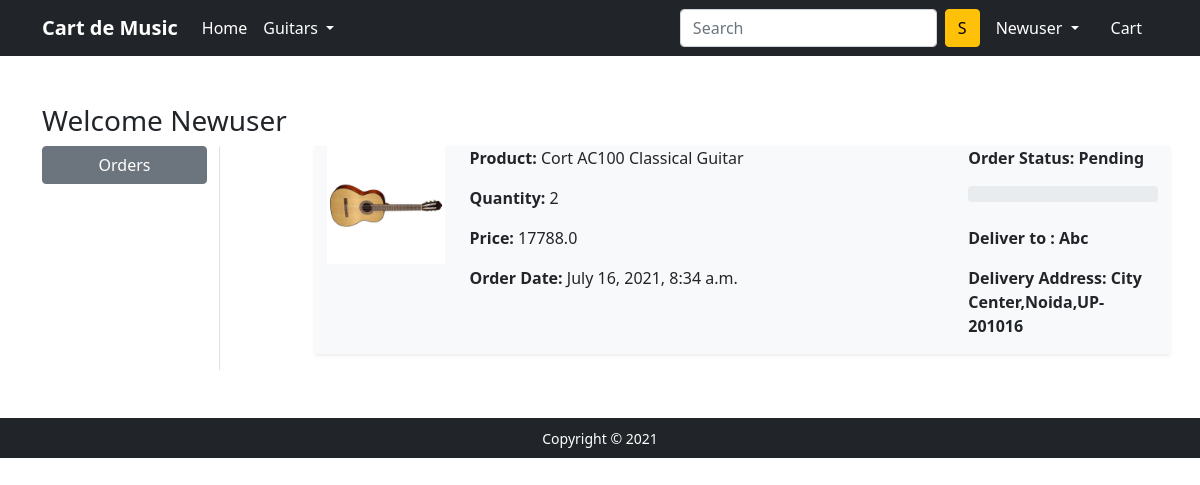
/orders/ (signed in), run on an earlier commit of the app's database.
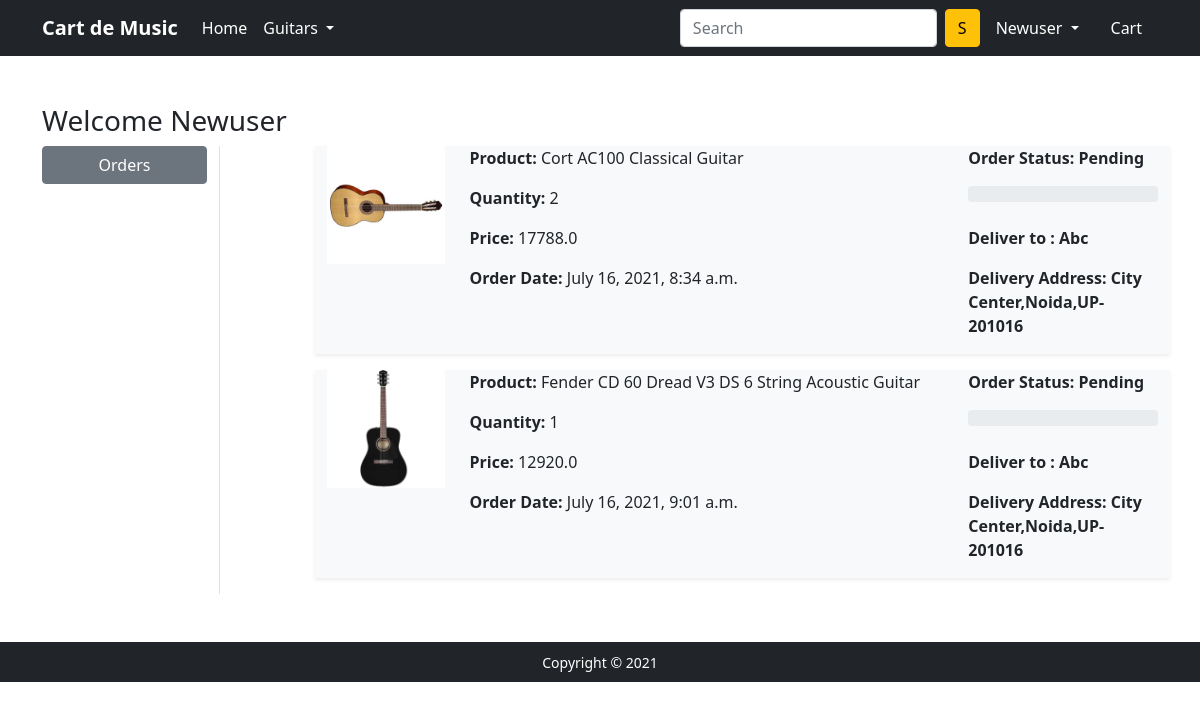
And on a later commit of the database.
### app/models.py (models this page shows, shortened)
class OrderPlaced(models.Model):
    user = models.ForeignKey(User, on_delete=models.CASCADE)
    customer = models.ForeignKey(Customer,on_delete=models.CASCADE)
    product = models.ForeignKey(Product, on_delete=models.CASCADE)
    quantity = models.PositiveIntegerField(default=1)
    ordered_date = models.DateTimeField(auto_now_add=True)
    status = models.CharField(max_length=50, choices=STATUS_CHOICES, default='Pending')
    @property
    def total_cost(self):
        return self.quantity * self.product.discounted_price

class Product(models.Model):
    title = models.CharField(max_length=100)
    selling_price = models.FloatField()
    discounted_price = models.FloatField()
    description = models.TextField()
    brand = models.CharField(max_length=100)
    category = models.CharField(choices=CATEGORY_CHOICES, max_length=2)
    product_image = models.ImageField(upload_to='productimg',null = True)

class Customer(models.Model):
    user = models.ForeignKey(User,on_delete=models.CASCADE)
    name = models.CharField(max_length=200)
    locality = models.CharField(max_length=200)
    city = models.CharField(max_length=50)
    zipcode = models.IntegerField()
    state = models.CharField(choices=STATE_CHOICES, max_length=50)

### app/views.py (the view)
# urls.py: path('orders/', views.orders, name='orders'),
@login_required
def orders(request):
    orders = OrderPlaced.objects.filter(user=request.user)
    return render(request, 'app/orders.html',{'orders':orders})

### app/templates/app/orders.html (shortened to what this page needs)
{% extends 'app/base.html' %}
{% load static %}
{% block main-content %}
<div class="container my-5">
 <div class="row">
 <h3>Welcome {{request.user.username|capfirst}}</h3>
  <div class="col-sm-2 border-end">
   <ul class="list-unstyled">
    <li class="d-grid"><a href="{% url 'orders' %}" class="btn btn-secondary">Orders</a></li>
   </ul>
  </div>
  <div class="col-sm-9 offset-sm-1">
  {% for op in orders%}
  <div class="row bg-light shadow-sm mb-3">
   <div class = "col-sm-2">
   <img src = "{{op.product.product_image.url}}" alt="" srcset="" class="img-fluid" height="150" width="150">
   </div>
    <div class="col-sm-7">
    <p><strong> Product:</strong> {{op.product.title}} </p>
    <p> <strong> Quantity: </strong> {{op.quantity}} </p>
    <p><strong>Price: </strong> {{op.total_cost}} </p>
    <p><strong>Order Date: </strong> {{op.ordered_date}} </p>
    </div>
    <div class = "col-sm-3 fw-bold">
    <p>Order Status: {{op.status}} </p>
    {% if op.status == 'Pending'%}
      <div class ="progress">
      </div>
    {% endif%}
    <br>
    <p>Deliver to :  {{op.customer.name|capfirst}} </p>
    <p>Delivery Address: {{op.customer.locality}},{{op.customer.city}},{{op.customer.state}}-{{op.customer.zipcode}}</p>
   </div>
  </div>
  {%endfor%}
  </div>
 </div>
</div>
{% endblock main-content %}

### app/templates/app/base.html (shortened to what this page needs)
<!doctype html>
{% load static %}
<html lang="en">
  <head>
    <link href="https://cdn.jsdelivr.net/npm/bootstrap@5.0.0-beta1/dist/css/bootstrap.min.css" rel="stylesheet">
    <link rel="stylesheet" href="{% static 'app/css/owl.carousel.min.css' %}">
    <link rel="stylesheet" href="{% static 'app/css/all.min.css' %}">
    <link rel="stylesheet" href="{% static 'app/css/style.css' %}">
  </head>
  <body>
    <nav class="navbar navbar-expand-lg navbar-dark bg-dark">
     <div class="container">
       <a class="navbar-brand" href="/"><strong> Cart de Music </strong> </a>
       <div class="collapse navbar-collapse" id="navbarSupportedContent">
         <ul class="navbar-nav me-auto mb-2 mb-lg-0">
           <li class="nav-item">
             <a class="nav-link active" aria-current="page" href="/">Home</a>
           </li>
           <li class="nav-item dropdown">
             <a class="nav-link dropdown-toggle text-white" href="#" id="electronicsDropdown" role="button" data-bs-toggle="dropdown" aria-expanded="false">
               Guitars
             </a>
           </li>
         </ul>
         <form class="d-flex">
           <input class="form-control me-2" type="search" placeholder="Search" aria-label="Search">
           <button class="btn btn-warning" type="submit">S</button>
         </form>
         <div>
          <ul class="navbar-nav me-auto mb-2 mb-lg-0">
          {% if request.user.is_authenticated %}
           <li class="nav-item dropdown mx-2">
              <a class="nav-link dropdown-toggle text-white" href="#" id="profileDropdown" role="button" data-bs-toggle="dropdown" aria-expanded="false">
               {{request.user.username|capfirst}}
              </a>
            </li>
            <li class="nav-item mx-2">
             <a href="{% url 'show_cart' %}" class="nav-link text-white"> Cart </a>
            </li>
            {%endif%}
          </ul>
         </div>
       </div>
     </div>
    </nav>
    {% block main-content %} {% endblock main-content %}
    <footer class="container-fluid bg-dark text-center p-2 mt-5">
        <small class="text-white">Copyright &copy; 2021  </small>
    </footer>
  </body>
</html>

What changed in the data, as far as the page shows it:
added OrderPlaced: product.product_image (picture), product "Fender CD 60 Dread V3 DS 6 String Acoustic Guitar", quantity "1", total_cost "12920.0", ordered_date "July 16, 2021, 9:01 a.m.", status "Pending", customer.name "Abc", customer.locality "City Center", customer.city "Noida", customer.state "UP", customer.zipcode "201016"
